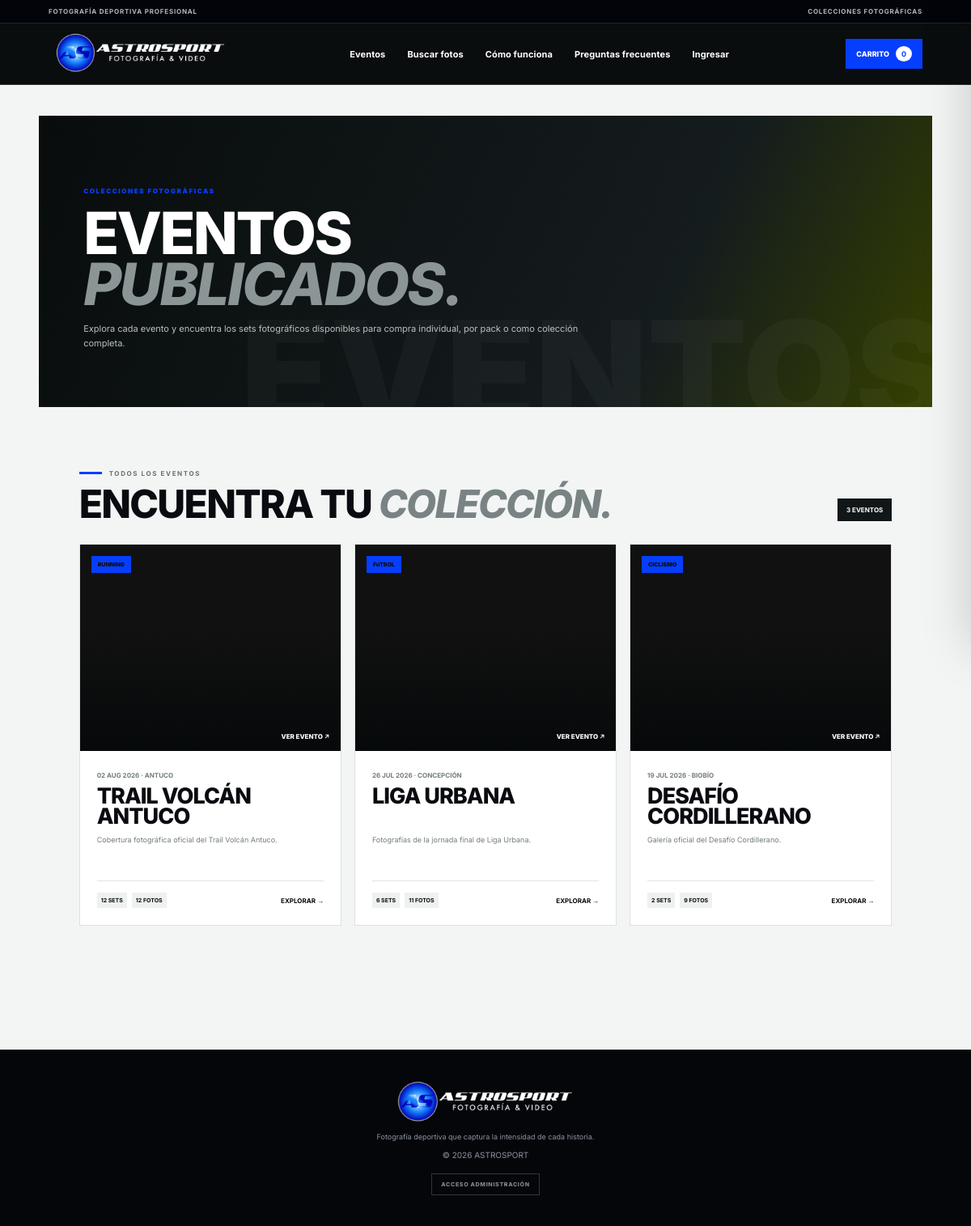
/eventos, run on the app's committed database.
### tables this page shows
CREATE TABLE event_catalog(event_id INT UNSIGNED PRIMARY KEY,cover_path VARCHAR(500) NULL,description VARCHAR(700) NULL,updated_at TIMESTAMP DEFAULT CURRENT_TIMESTAMP ON UPDATE CURRENT_TIMESTAMP,CONSTRAINT fk_event_catalog_event FOREIGN KEY(event_id) REFERENCES events(id) ON DELETE CASCADE);

CREATE TABLE events(id INT UNSIGNED AUTO_INCREMENT PRIMARY KEY,name VARCHAR(160) NOT NULL,slug VARCHAR(180) NOT NULL UNIQUE,sport VARCHAR(80) NOT NULL,event_date DATE NOT NULL,location VARCHAR(160),status ENUM('draft','published','archived') NOT NULL DEFAULT 'published',created_at TIMESTAMP DEFAULT CURRENT_TIMESTAMP);

### app/Core/bootstrap.php (called while the page is built, shortened)
<?php
function config(?string $key=null):mixed{static $c;$c??=require ROOT.'/config/config.php';return $key?($c[$key]??null):$c;}
function view(string $name,array $data=[]):void{extract($data);$view=ROOT.'/app/Views/'.$name.'.php';require ROOT.'/app/Views/layouts/store.php';}
function url(string $path=''):string{
 $configured=rtrim((string)config('app_url'),'/');
 if($configured!=='')$base=$configured;
 else{$https=(!empty($_SERVER['HTTPS'])&&$_SERVER['HTTPS']!=='off')||($_SERVER['HTTP_X_FORWARDED_PROTO']??'')==='https';$host=$_SERVER['HTTP_HOST']??'localhost';$folder=str_replace('\\','/',dirname($_SERVER['SCRIPT_NAME']??'/'));$base=($https?'https':'http').'://'.$host.($folder==='/'?'':rtrim($folder,'/'));}
 return rtrim($base,'/').'/'.ltrim($path,'/');
}
function media(string $path):string{return preg_match('~^https?://~',$path)?$path:url($path);}

### app/Controllers/StoreController.php (called while the page is built, shortened)
<?php
final class StoreController
{
    public function events(): void
    {
        view('store/events', [
            'events' => Event::publishedEvents(),
            'pageTitle' => 'Eventos deportivos | AstroSport',
            'flowPage' => true,
            'bodyClass' => 'inner',
            'toplineRight' => 'COLECCIONES FOTOGRÁFICAS',
        ]);
    }
}

### app/Core/Router.php (called while the page is built, shortened)
<?php
final class Router{
 private array $routes=[];
 public function get(string $p,string $a):void{$this->routes['GET'][$p]=$a;}
 public function post(string $p,string $a):void{$this->routes['POST'][$p]=$a;}
 public function dispatch(string $method,string $uri):void{
  $uri='/'.trim($uri,'/');if($uri==='//')$uri='/';
  $action=$this->routes[$method][$uri]??null;
  [$class,$fn]=explode('@',$action);$class='App\\Controllers\\'.$class;(new $class)->$fn();
 }
}

### index.php (called while the page is built, shortened)
<?php
require __DIR__.'/app/Core/bootstrap.php';
$router=new Router();
$router->dispatch($_SERVER['REQUEST_METHOD'],parse_url($_SERVER['REQUEST_URI'],PHP_URL_PATH));

### app/Models/Event.php (called while the page is built, shortened)
<?php
final class Event
{
    private static ?bool $moduleReady = null;
    public static function ensureModule(): bool
    {
        if (self::$moduleReady !== null) {
            return self::$moduleReady;
        }
        $db = Database::db();
        try {
            $hadRelations = (bool)$db->query("SHOW TABLES LIKE 'event_sets'")->fetchColumn();
            return self::$moduleReady = true;
        } catch (Throwable $e) {
            error_log('Event module schema: '.$e->getMessage());
            return self::$moduleReady = false;
        }
    }
    public static function publishedEvents(?int $limit = null): array
    {
        $db = Database::db();
        $ready = self::ensureModule();
        $sql = $ready
            ? "SELECT e.*,ec.cover_path,ec.description FROM events e LEFT JOIN event_catalog ec ON ec.event_id=e.id WHERE e.status='published' ORDER BY e.event_date DESC,e.id DESC"
            : "SELECT e.*,NULL cover_path,NULL description FROM events e WHERE e.status='published' ORDER BY e.event_date DESC,e.id DESC";
        $events = $db->query($sql)->fetchAll();
        $visible = [];
        foreach ($events as $event) {
            $sets = self::setsForEvent((int)$event['id'], true);
            $event['sets_count'] = count($sets);
            $event['photos_count'] = array_sum(array_map(static fn(array $set): int => (int)$set['photos_count'], $sets));
            $event['cover_id'] = $sets[0]['cover_id'] ?? null;
            $event['preview_path'] = $sets[0]['preview_path'] ?? null;
            $visible[] = $event;
        }
        return $visible;
    }
    private static function setsForEvent(int $eventId, bool $onlyPublished): array
    {
        $db = Database::db();
        $ready = self::ensureModule();
        $configured = false;
        if ($ready) {
            $catalog = $db->prepare('SELECT event_id FROM event_catalog WHERE event_id=?');
            $catalog->execute([$eventId]);
            $configured = (bool)$catalog->fetchColumn();
        }
        $cover = self::coverExpression($db);
        $status = $onlyPublished ? " AND ps.status='active'" : '';
        if ($ready && $configured) {
            $statement = $db->prepare("SELECT ps.*,source.name source_event_name,COUNT(p.id) photos_count,$cover cover_id,MIN(p.preview_path) preview_path,MIN(p.price) individual_price
                FROM event_sets es
                JOIN photo_sets ps ON ps.id=es.set_id
                JOIN events source ON source.id=ps.event_id
                LEFT JOIN photos p ON p.set_id=ps.id
                WHERE es.event_id=?$status
                GROUP BY ps.id,es.position
                HAVING COUNT(p.id)>0
                ORDER BY es.position,ps.id");
        }
        $statement->execute([$eventId]);
        return $statement->fetchAll();
    }
    private static function coverExpression(PDO $db): string
    {
        try {
            return 'COALESCE(MAX(CASE WHEN p.id=ps.cover_photo_id THEN p.id END),MIN(p.id))';
        } catch (Throwable $e) {
            return 'MIN(p.id)';
        }
    }
}

### config/config.php (called while the page is built)
<?php
return ['app_url'=>getenv('APP_URL')?:'','db'=>['host'=>getenv('DB_HOST')?:'localhost','port'=>getenv('DB_PORT')?:'3306','name'=>getenv('DB_NAME')?:'astrosport','user'=>getenv('DB_USER')?:'root','pass'=>getenv('DB_PASS')?:'','charset'=>'utf8mb4'],'currency'=>'CLP','flow'=>['api_key'=>getenv('FLOW_API_KEY')?:'','secret_key'=>getenv('FLOW_SECRET_KEY')?:'','api_url'=>(getenv('FLOW_ENV')?:'sandbox')==='production'?'https://www.flow.cl/api':'https://sandbox.flow.cl/api','http_timeout'=>10,'order_timeout'=>1800],'mail'=>['from_email'=>getenv('MAIL_FROM_EMAIL')?:'no-reply@astrosport.cl','from_name'=>getenv('MAIL_FROM_NAME')?:'AstroSport','reply_to'=>getenv('MAIL_REPLY_TO')?:'contacto@astrosport.cl'],'demo_admin'=>true];

### app/Core/Database.php (called while the page is built, shortened)
<?php
final class Database{private static ?PDO $pdo=null;public static function db():PDO{if(self::$pdo)return self::$pdo;$c=config('db');return self::$pdo=new PDO("mysql:host={$c['host']};port={$c['port']};dbname={$c['name']};charset={$c['charset']}",$c['user'],$c['pass'],[PDO::ATTR_ERRMODE=>PDO::ERRMODE_EXCEPTION,PDO::ATTR_DEFAULT_FETCH_MODE=>PDO::FETCH_ASSOC]);}}

### app/Views/store/events.php (the view, shortened to what this page needs)
<section class="events-page-head">
 <div><span>COLECCIONES FOTOGRÁFICAS</span><h1>EVENTOS <em>PUBLICADOS.</em></h1><p>Explora cada evento y encuentra los sets fotográficos disponibles para compra individual, por pack o como colección completa.</p></div>
</section>
<section class="public-events section">
 <div class="public-events-head"><div><span class="eyebrow dark">TODOS LOS EVENTOS</span><h2>ENCUENTRA TU <em>COLECCIÓN.</em></h2></div><b><?=count($events)?> EVENTOS</b></div>
 <div class="public-event-grid">
  <?php foreach($events as $event):?>
  <?php $cover=!empty($event['cover_path'])?media($event['cover_path']):preview_url(['id'=>$event['cover_id'],'preview_path'=>$event['preview_path']]);?>
  <a class="public-event-card" href="<?=url('evento?slug='.$event['slug'])?>">
   <div class="public-event-cover" style="background-image:url('<?=htmlspecialchars($cover)?>')"><span><?=htmlspecialchars(strtoupper($event['sport']))?></span><i>VER EVENTO ↗</i></div>
   <div class="public-event-copy"><small><?=date('d M Y',strtotime($event['event_date']))?> · <?=htmlspecialchars($event['location']??'')?></small><h2><?=htmlspecialchars($event['name'])?></h2><p><?=htmlspecialchars($event['description']?:'Revisa todos los sets fotográficos disponibles de este evento.')?></p><div><b><?=$event['sets_count']?> SETS</b><b><?=$event['photos_count']?> FOTOS</b><strong>EXPLORAR →</strong></div></div>
  </a>
  <?php endforeach;?>
 </div>
</section>

### data on the page
event_catalog: event_id.sport "RUNNING", event_id.event_date "02 AUG 2026", event_id.location "ANTUCO", event_id.name "TRAIL VOLCÁN ANTUCO", description "Cobertura fotográfica oficial del Trail Volcán Antuco.", sets_count "12", photos_count "12"
event_catalog: event_id.sport "FúTBOL", event_id.event_date "26 JUL 2026", event_id.location "CONCEPCIÓN", event_id.name "LIGA URBANA", description "Fotografías de la jornada final de Liga Urbana.", sets_count "6", photos_count "11"
event_catalog: event_id.sport "CICLISMO", event_id.event_date "19 JUL 2026", event_id.location "BIOBÍO", event_id.name "DESAFÍO CORDILLERANO", description "Galería oficial del Desafío Cordillerano.", sets_count "2", photos_count "9"

### other printed values
$toplineLeft "FOTOGRAFÍA DEPORTIVA PROFESIONAL"
$toplineRight "COLECCIONES FOTOGRÁFICAS"
count($_SESSION['cart']??[]) "0"
count($events) "3"
